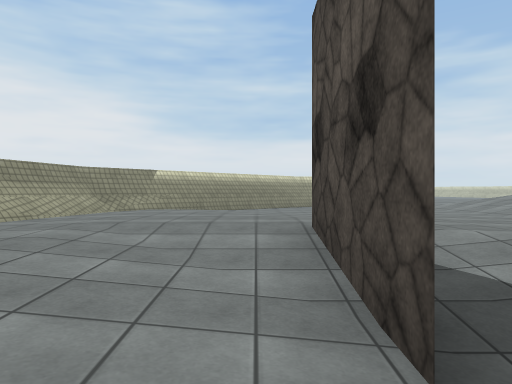
view 1 (above)

12 first-person views from a walk through a Unity game level. The camera is 1.2 m above the floor, looks level and sees 70° across. The floor is counted in squares, 2 m on a side. Each view is taken from the middle of a square. On the plan, view 1 faces up. The plan holds only what a view shows up to about 10 squares ahead; the rest is blank. The place goes on beyond the plan. The player is left out. Some surface patterns are stand-ins.

view 2
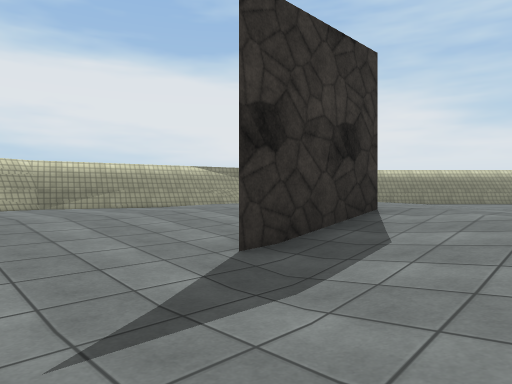

view 3
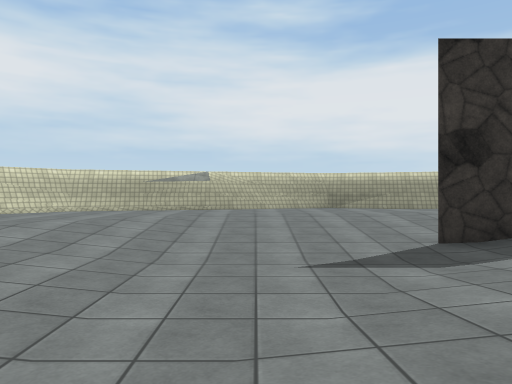

view 4
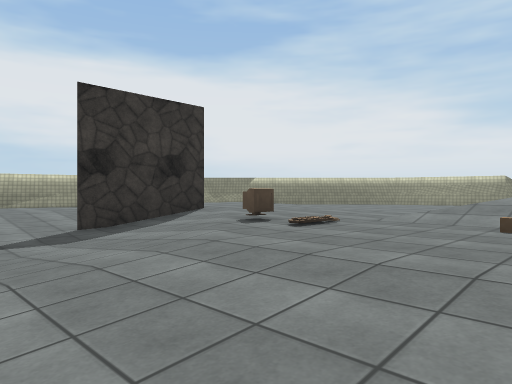

view 5
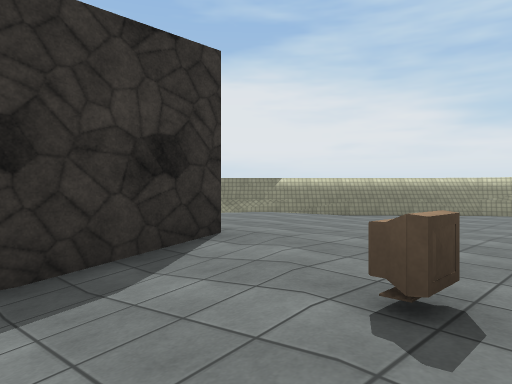

view 6
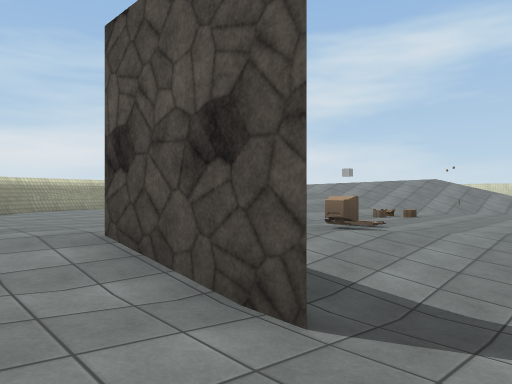

view 7
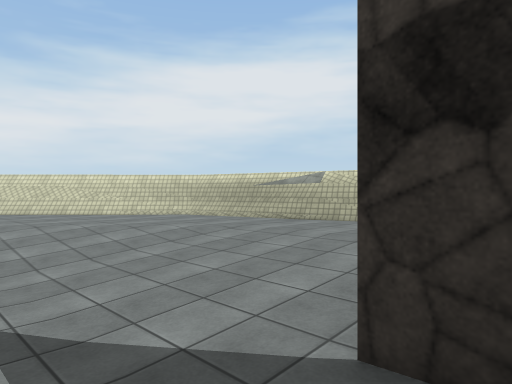

view 8
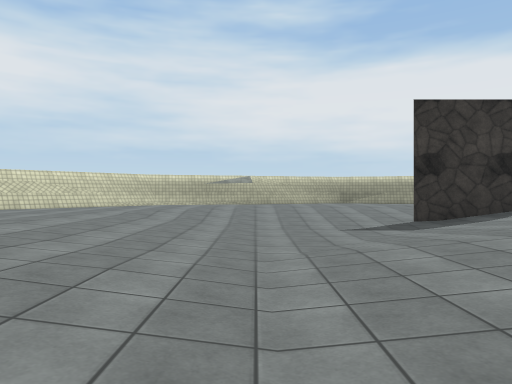

view 9
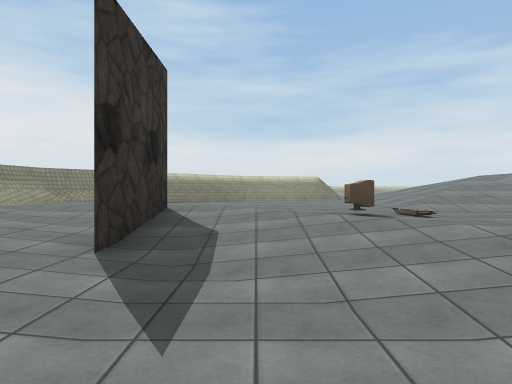

view 10
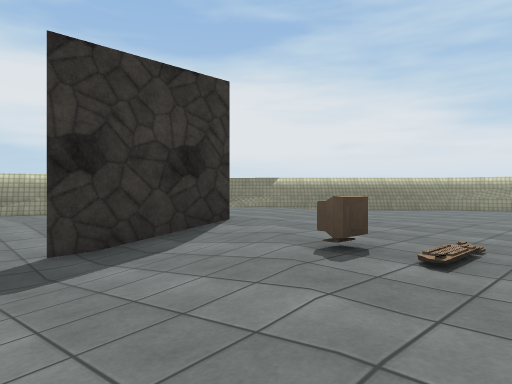

view 11
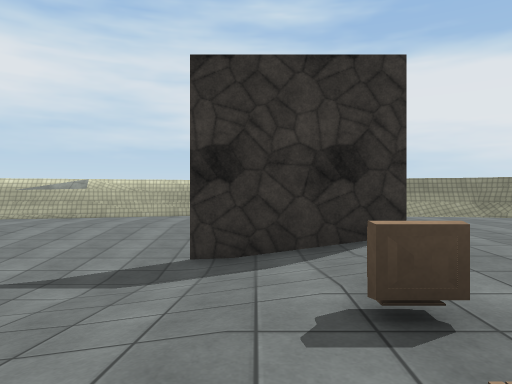

view 12
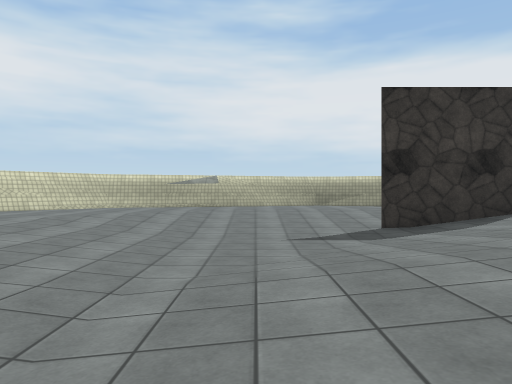

### Floor plan
Key: @ floor where view 1 was taken; # wall or solid block; . main floor; : floor 0.25 m higher than the main floor; - floor 0.25 m lower than the main floor; _ floor 0.5 m lower than the main floor; / step, stairs or slope; = window, fence, low wall or low ledge; ^ raised ledge; O other object.
Columns run from 5 left of view 1 to 10 right of it. Each row starts with its distance up from view 1.
 12       ###
 11      ###.
 10     ##/..
  9    ##/....//
  8   ##/.....///
  7  =#/::....////
  6  #/::::::.////
  5  #/::::::.////
  4  #:::::::...///
  3 ##:://#/#.O././/
  2 ##.://#///...../
  1 #...//_///...
  0 ##../@__/////
 -1 ##..//___////
 -2  #..///______-
 -3  #...////////
 -4  ##...//////
 -5  ##.......
 -6   ##.....
 -7    ##..
 -8     #^
 -9      #

Where each view was taken, in squares from view 1:
view 1: 0 up, 0 right, facing up
view 2: 1 down, 3 right, facing up-left
view 3: 1 down, 5 right, facing left
view 4: 1 down, 7 right, facing up-left
view 5: 1 up, 4 right, facing up-left
view 6: 0 up, 1 left, facing up-right
view 7: 2 up, 2 right, facing down-left
view 8: 2 down, 8 right, facing left
view 9: 2 down, 2 right, facing up
view 10: 0 up, 5 right, facing up-left
view 11: 2 up, 5 right, facing left
view 12: 1 down, 7 right, facing left
